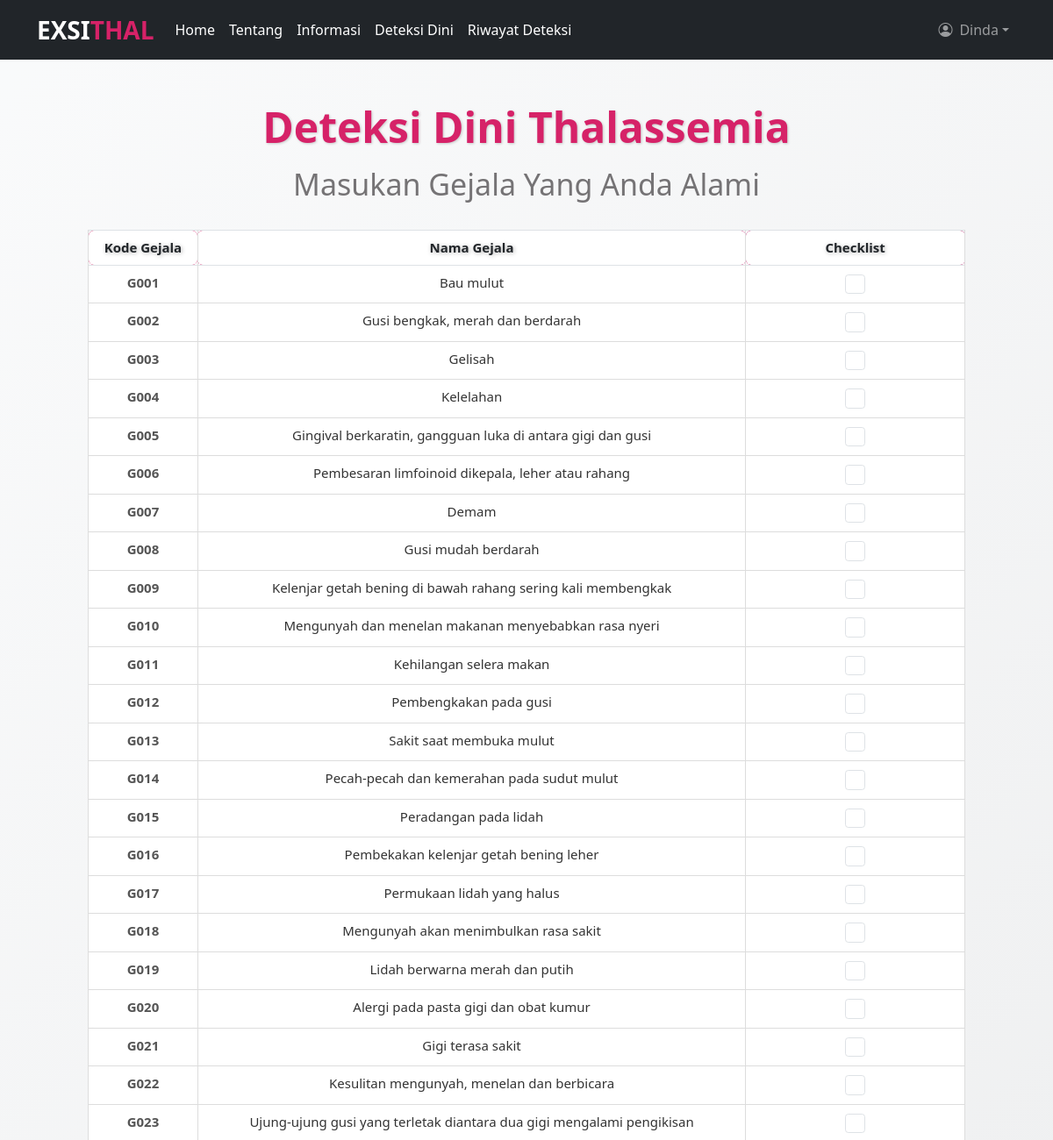
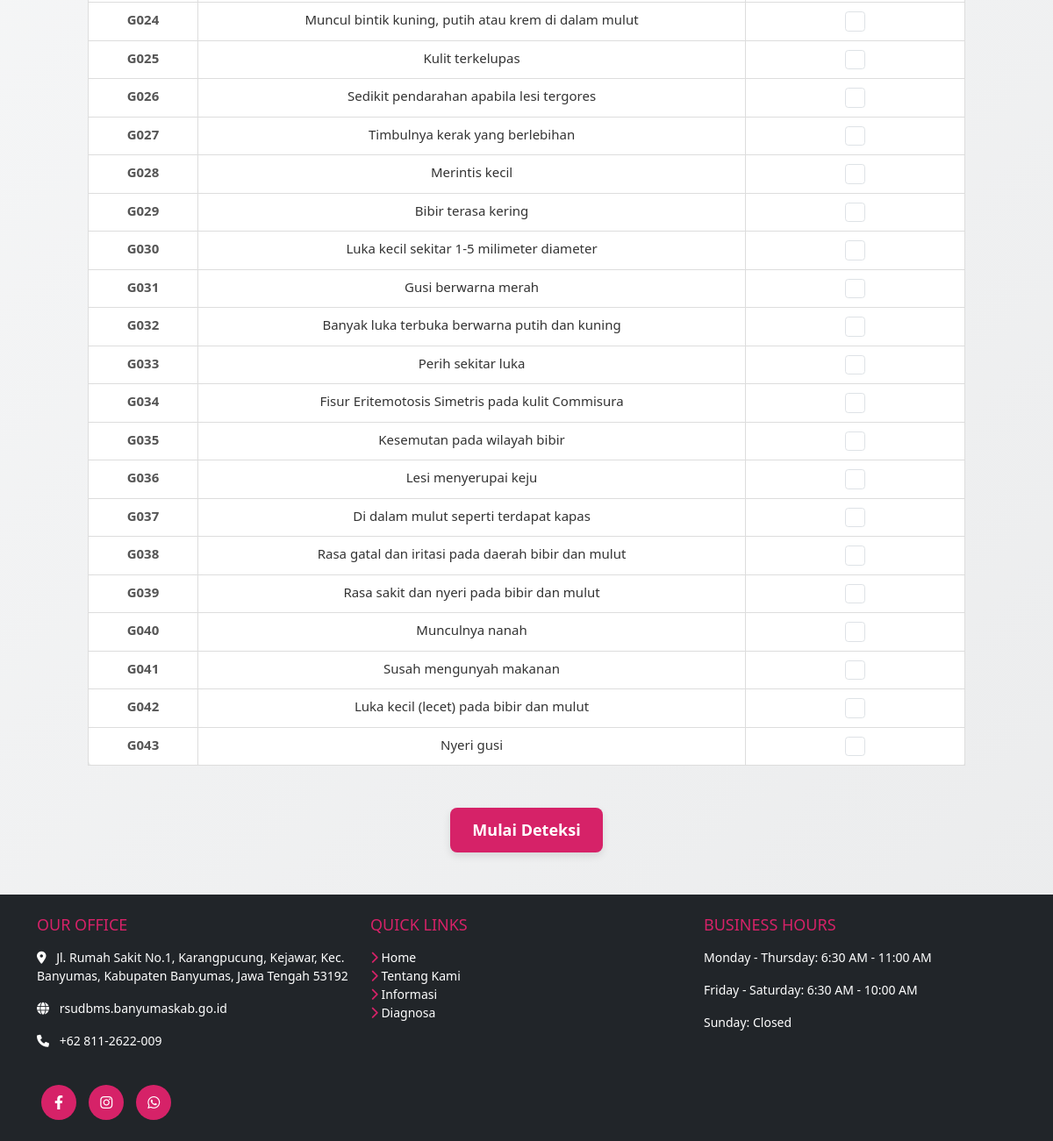
Screenshot of /page/diagnosa.php (signed in) with the database file from the repository (2 pictures, top to bottom).
### tables this page shows
CREATE TABLE `gejala` (
  `kodegejala` varchar(5) NOT NULL,
  `namagejala` varchar(100) NOT NULL,
  `bobot` float NOT NULL
);

### handler/gejala/get_gejala.php (called while the page is built)
<?php
$query = "SELECT kodegejala, namagejala FROM gejala ORDER BY kodegejala ASC";
$result = mysqli_query($conn, $query);
$symptoms = [];
while ($row = mysqli_fetch_assoc($result)) {
    $symptoms[] = $row;
}
?>

### page/diagnosa.php (the view, shortened to what this page needs)
<?php
include 'header.php';
require '../database/koneksi.php';
include '../handler/gejala/get_gejala.php';
?>
<?php if (isset($_SESSION['logged_in']) && $_SESSION['logged_in'] === true): ?>
    <section class="py-5 text-center">
        <h2 class="navbar-brand large-text" style="color: #d62268; margin-bottom: 1rem; text-shadow: 1px 1px 3px rgba(0,0,0,0.2); text-align: center; font-size: calc(1.5rem + 2vw);">
            Deteksi Dini Thalassemia
        </h2>
        <h3 style="color: #757375; margin-bottom: 2rem; text-align: center; font-size: calc(1rem + 1.5vw);">
            Masukan Gejala Yang Anda Alami
        </h3>
        <form method="POST">
            <div class="table-responsive" style="max-width: 1000px; margin: 0 auto;" >
                <table class="table table-bordered" style="max-width: 1000px; margin: 0 auto; border-collapse: collapse; box-shadow: 0 4px 6px rgba(0,0,0,0.1);">
                    <thead style="background-color: #d62268; color: white; text-shadow: 1px 1px 5px rgba(0,0,0,0.3);">
                        <tr>
                            <th style="width: 10%; text-align: center; padding: 8px;">Kode Gejala</th>
                            <th style="width: 50%; text-align: center; padding: 8px;">Nama Gejala</th>
                            <th style="width: 20%; text-align: center; padding: 8px;">Checklist</th>
                        </tr>
                    </thead>
                    <tbody>
                        <?php
                        if (!empty($symptoms)) {
                            foreach ($symptoms as $row) {
                                echo '<tr style="background-color: #f9f9f9; border-bottom: 1px solid #ddd;">
                                    <td style="text-align: center; padding: 8px; font-weight: bold; color: #555;">' . htmlspecialchars($row['kodegejala']) . '</td>
                                    <td style="padding: 8px; color: #333;">' . htmlspecialchars($row['namagejala']) . '</td>
                                    <td style="text-align: center; padding: 8px;">
                                        <input class="form-check-input" type="checkbox" name="gejala[]" value="' . htmlspecialchars($row['kodegejala']) . '" style="width: 1.5em; height: 1.5em;">
                                    </td>
                                </tr>';
                            }
                        } else {
                            echo '<tr><td colspan="3" style="text-align: center; color: #757375;">Tidak ada data gejala tersedia.</td></tr>';
                        }
                        ?>
                    </tbody>
                </table>
            </div>
            <br>
            <div class="d-flex justify-content-center mt-4">
                <button type="submit" class="btn custom-btn btn-lg">Mulai Deteksi</button>
            </div>
        </form>
<?php endif; ?>
</section>
<?php include 'footer.php'; ?>

### asset/css/index.css (style rules this page uses)
.navbar-brand { font-size: 28px; font-weight: bold; }
.custom-btn { background-color: #d62268; color: white; border-radius: 50px; border: none; padding: 10px 30px; font-weight: bold; }
.large-text { font-size: 3em; }

### asset/css/info.css (style rules this page uses)
section { background-color: #f8f9fa; background-image: linear-gradient(135deg, rgba(255, 255, 255, 0.2), rgba(0, 0, 0, 0.05)); }

### asset/css/riwayat.css (style rules this page uses)
.table-responsive { background-color: #f4f7f6; }

### page/diagnosa.php (style rules this page uses)
section.py-5 { padding: 50px 20px; }
table { border-radius: 12px; box-shadow: 0 12px 24px rgba(0, 0, 0, 0.6); border-collapse: collapse; margin: 0px auto; font-size: 16px; width: 100%; background-color: #ffffff; }
thead { background: linear-gradient(45deg, #d62268, #9e005d); color: white; text-shadow: 1px 1px 3px rgba(0,0,0,0.2); }
td, th { padding: 1px 1px; text-align: center; border: 1px solid #ddd; font-size: 15px; color: #ffffff; border-radius: 6px; }
th { font-weight: bold; }
form { margin-top: 0px; margin-bottom: 0px; }
input[type="checkbox"] { width: 22px; height: 22px; margin: 2px; }
.btn.custom-btn { background: #d62268; color: white; border: none; border-radius: 8px; padding: 12px 25px; font-size: 18px; box-shadow: 0 4px 10px rgba(0, 0, 0, 0.1); transition: all 0.3s ease; }

### rows the page displays
gejala: kodegejala "G001", namagejala "Bau mulut"
gejala: kodegejala "G002", namagejala "Gusi bengkak, merah dan berdarah"
gejala: kodegejala "G003", namagejala "Gelisah"
gejala: kodegejala "G004", namagejala "Kelelahan"
gejala: kodegejala "G005", namagejala "Gingival berkaratin, gangguan luka di antara gigi dan gusi"
gejala: kodegejala "G006", namagejala "Pembesaran limfoinoid dikepala, leher atau rahang"
gejala: kodegejala "G007", namagejala "Demam"
gejala: kodegejala "G008", namagejala "Gusi mudah berdarah"
gejala: kodegejala "G009", namagejala "Kelenjar getah bening di bawah rahang sering kali membengkak"
gejala: kodegejala "G010", namagejala "Mengunyah dan menelan makanan menyebabkan rasa nyeri"
gejala: kodegejala "G011", namagejala "Kehilangan selera makan"
gejala: kodegejala "G012", namagejala "Pembengkakan pada gusi"
gejala: kodegejala "G013", namagejala "Sakit saat membuka mulut"
gejala: kodegejala "G014", namagejala "Pecah-pecah dan kemerahan pada sudut mulut"
gejala: kodegejala "G015", namagejala "Peradangan pada lidah"
gejala: kodegejala "G016", namagejala "Pembekakan kelenjar getah bening leher"
gejala: kodegejala "G017", namagejala "Permukaan lidah yang halus"
gejala: kodegejala "G018", namagejala "Mengunyah akan menimbulkan rasa sakit"
gejala: kodegejala "G019", namagejala "Lidah berwarna merah dan putih"
gejala: kodegejala "G020", namagejala "Alergi pada pasta gigi dan obat kumur"
gejala: kodegejala "G021", namagejala "Gigi terasa sakit"
gejala: kodegejala "G022", namagejala "Kesulitan mengunyah, menelan dan berbicara"
gejala: kodegejala "G023", namagejala "Ujung-ujung gusi yang terletak diantara dua gigi mengalami pengikisan"
gejala: kodegejala "G024", namagejala "Muncul bintik kuning, putih atau krem di dalam mulut"
gejala: kodegejala "G025", namagejala "Kulit terkelupas"
gejala: kodegejala "G026", namagejala "Sedikit pendarahan apabila lesi tergores"
gejala: kodegejala "G027", namagejala "Timbulnya kerak yang berlebihan"
gejala: kodegejala "G028", namagejala "Merintis kecil"
gejala: kodegejala "G029", namagejala "Bibir terasa kering"
gejala: kodegejala "G030", namagejala "Luka kecil sekitar 1-5 milimeter diameter"
gejala: kodegejala "G031", namagejala "Gusi berwarna merah"
gejala: kodegejala "G032", namagejala "Banyak luka terbuka berwarna putih dan kuning"
gejala: kodegejala "G033", namagejala "Perih sekitar luka"
gejala: kodegejala "G034", namagejala "Fisur Eritemotosis Simetris pada kulit Commisura"
gejala: kodegejala "G035", namagejala "Kesemutan pada wilayah bibir"
gejala: kodegejala "G036", namagejala "Lesi menyerupai keju"
gejala: kodegejala "G037", namagejala "Di dalam mulut seperti terdapat kapas"
gejala: kodegejala "G038", namagejala "Rasa gatal dan iritasi pada daerah bibir dan mulut"
gejala: kodegejala "G039", namagejala "Rasa sakit dan nyeri pada bibir dan mulut"
gejala: kodegejala "G040", namagejala "Munculnya nanah"
gejala: kodegejala "G041", namagejala "Susah mengunyah makanan"
gejala: kodegejala "G042", namagejala "Luka kecil (lecet) pada bibir dan mulut"
gejala: kodegejala "G043", namagejala "Nyeri gusi"

### other values shown
$_SESSION['namalengkap'] "Dinda"
